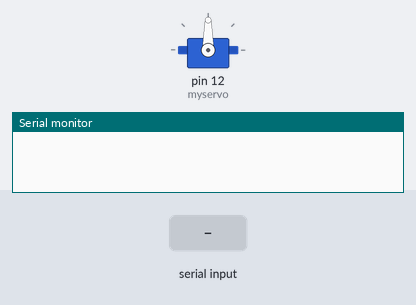
This sketch was run on a simulated Arduino Uno, built with avr-gcc and run on an emulated ATmega328P. Parts: servo, the last lines printed to the serial monitor. The test bench sets the inputs (shaded band).

Above: at 1.2 s.
1.3 s: "o" received over the second serial link
At 2.3 s:
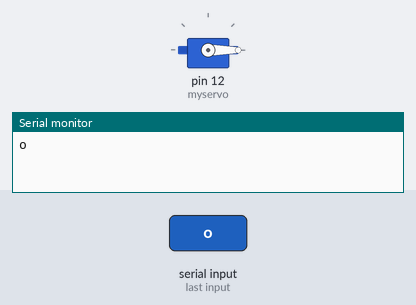
2.8 s: "b" received over the second serial link
At 3.5 s:
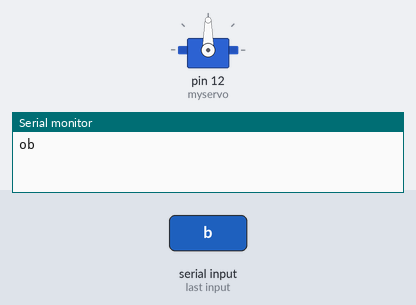
Timing chart, 0 to 5.8 s (numbered marks = the images above; inputs shaded):
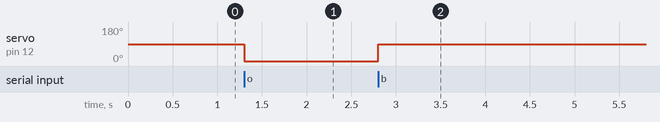

The sketch:

sketch_sep17b.ino
```cpp
#include <SoftwareSerial.h>
#include "Servo.h"

SoftwareSerial bluetooth(2, 3);
Servo myservo;

void setup(){
  myservo.attach(12); // 서보 핀 설정
  myservo.write(90);// 초기
  Serial.begin(9600);
  bluetooth.begin(9600);
}

void loop(){
  char val = bluetooth.read();
  if (val == 'o') {
    myservo.write(0);
    Serial.write("o");
  }

  if(val == 'b')
  {
    myservo.write(90);
    Serial.write("b");
  }
  if (Serial.available()) {
    bluetooth.write(Serial.read());
  }
}
```

Measured:
- after the input at 1.3 s, servo on pin 12 (myservo): 90° → 0° at once
- after the input at 2.8 s, servo on pin 12 (myservo): 0° → 90° at once
